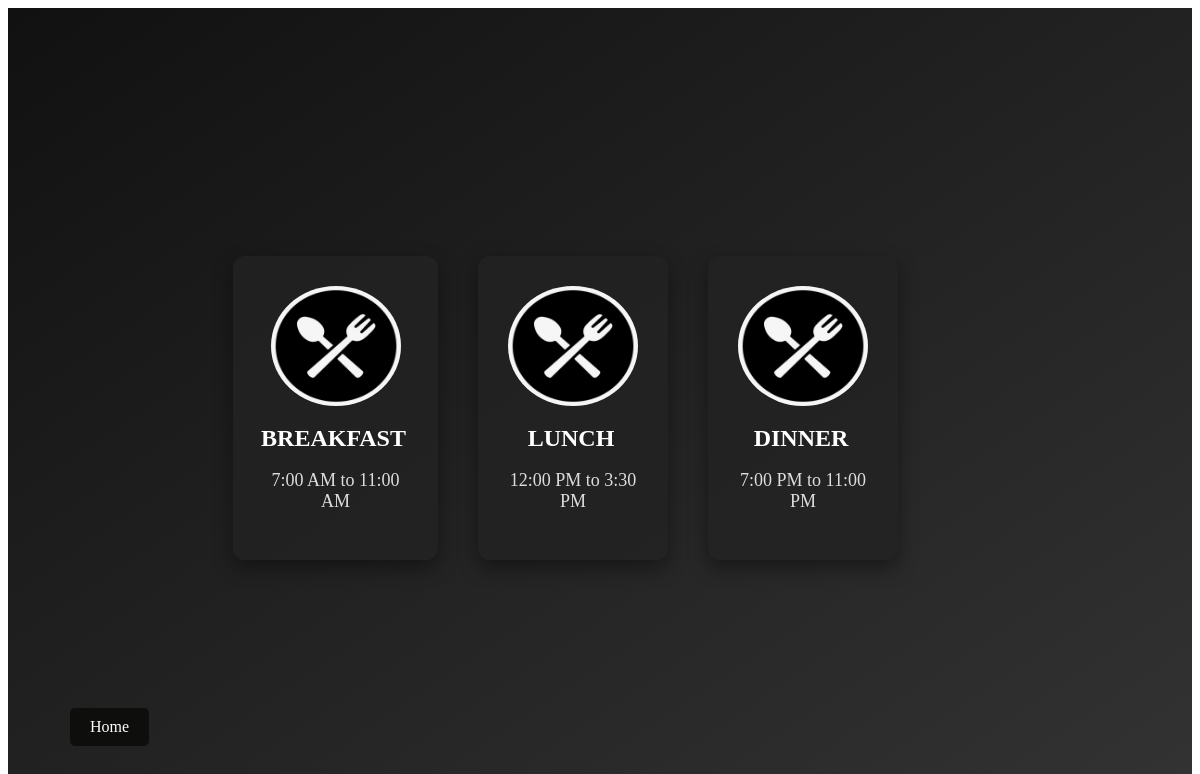
The page /avaiable.php on the database its author committed.
### tables this page shows
CREATE TABLE `available_times` (
  `id` int(11) NOT NULL,
  `meal` varchar(50) NOT NULL,
  `start_time` varchar(20) NOT NULL,
  `end_time` varchar(20) NOT NULL,
  `image` varchar(100) NOT NULL
);

### avaiable.php (the view, shortened to what this page needs)
<?php
include 'config.php';
$sql = "SELECT * FROM available_times ORDER BY id";
$result = $conn->query($sql);
?>
<!DOCTYPE html>
<html lang="en">
<head>
    <link rel="stylesheet" href="style.css">
</head>
<body>
    <section id="time">
        <div class="container">
            <div class="time-items">
                <?php
                if ($result->num_rows > 0) {
                    while ($row = $result->fetch_assoc()) {
                        echo '<div class="time-item">';
                        echo '<img src="'.htmlspecialchars($row['image']).'" alt="'.htmlspecialchars($row['meal']).'">';
                        echo '<h3>'.htmlspecialchars($row['meal']).'</h3>';
                        echo '<p>'.$row['start_time'].' to '.$row['end_time'].'</p>';
                        echo '</div>';
                    }
                } else {
                    echo '<p>لا توجد بيانات مواعيد متاحة حالياً.</p>';
                }
                ?>
            </div>
            <a href="index.php" class="btn btn-secondary"> Home </a>
        </div>
    </section>
</body>
</html>

### style.css (style rules this page uses)
.btn-secondary { position: fixed; bottom: 70px; left: 70px; background-color: #0e0e0d; color: white; text-decoration: none; padding: 10px 20px; border-radius: 5px; font-size: 1rem; transition: all 0.3s ease; z-index: 100; }

### avaiable.php (style rules this page uses)
#time { height: 100vh; background: linear-gradient(to bottom right, #111, #333); color: #fff; text-align: center; display: flex; justify-content: center; align-items: center; }
#time .time-items { display: flex; justify-content:space-evenly; align-items: center; width: 90%; height: 50vh; gap: 40px; }
#time .time-items .time-item { background-color: rgba(34, 34, 34, 0.8); border-radius: 12px; padding: 30px; text-align: center; width: 30%; box-shadow: 0 8px 20px rgba(0, 0, 0, 0.4); transition: all 0.3s ease; }
#time .time-items img { width: 130px; height: 120px; border-radius: 50%; margin-bottom: 15px; transition: transform 0.3s ease; }
#time .time-items h3 { font-size: 24px; font-weight: bold; text-align: center; position: relative; transform: translateX(-2px); margin: 0; }
#time .time-items p { font-weight: 400; font-size: 18px; color: #ddd; }

### rows shown on the page
available_times: image (picture), meal "BREAKFAST", start_time "7:00 AM", end_time "11:00 AM"
available_times: image (picture), meal "LUNCH", start_time "12:00 PM", end_time "3:30 PM"
available_times: image (picture), meal "DINNER", start_time "7:00 PM", end_time "11:00 PM"
